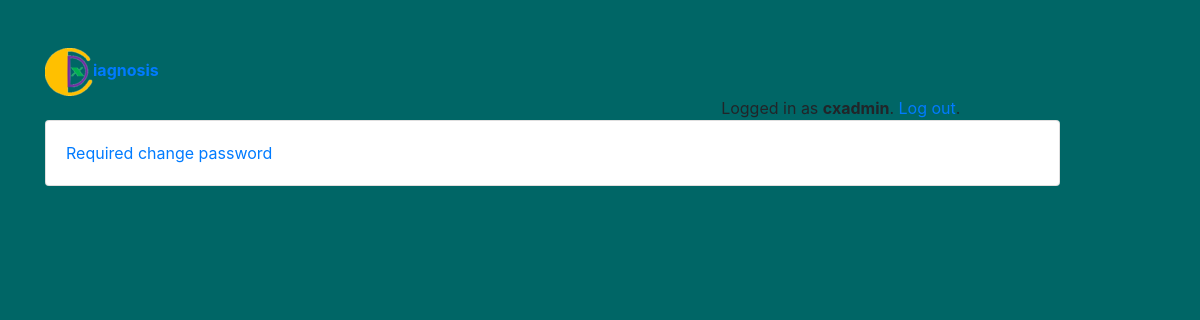
Page /cxsuperuser/capability/new/ (signed in) on the earlier database version.
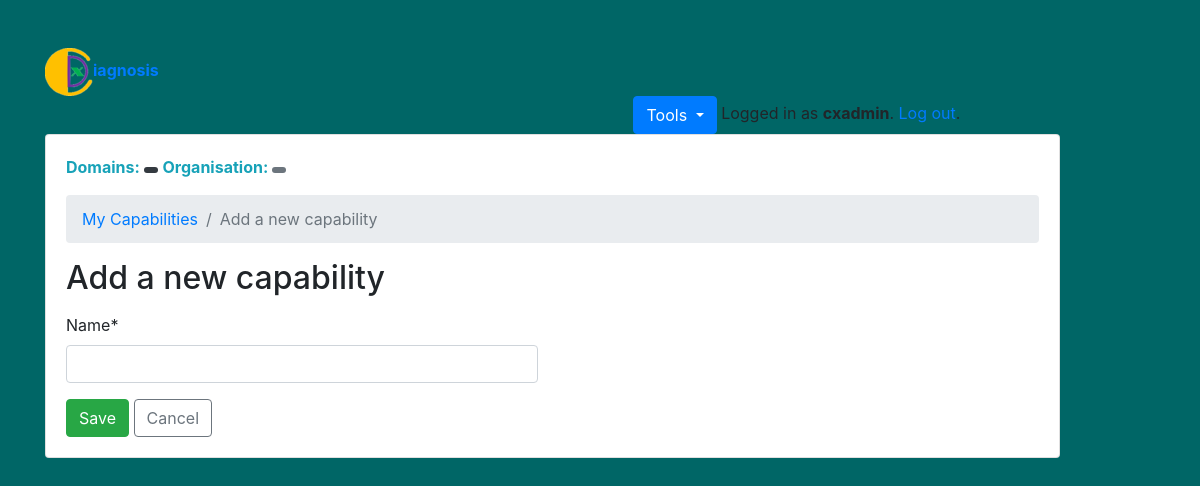
Same page on the later database version.
### cxdiagnosis/views/cxsuperuser.py (the view, shortened to what this page needs)
# urls.py: path('capability/new/', cxsuperuser.CreateCapabilityView.as_view(), name='cx_su_new_capability'),
@method_decorator([login_required, cxsuperuser_required], name='dispatch')
class CreateCapabilityView(CreateView):
    model = Capability
    fields = ('name', )
    template_name = 'cxsuperuser/cx_su_new_capability_form.html'

### cxdiagnosis/templates/cxsuperuser/cx_su_new_capability_form.html (shortened to what this page needs)
{% extends 'base.html' %}
{% load crispy_forms_tags %}
{% block content %}
  {% if user.change_pass %}
    <a href="{% url 'change_password' %}">Required change password</a>
  {% else %}
    {% include 'cxsuperuser/_header.html' with active='new' %}
    <nav aria-label="breadcrumb">
      <ol class="breadcrumb">
        <li class="breadcrumb-item"><a href="{% url 'cxsuperuser:cx_su_update_list_capability' %}">My Capabilities</a></li>
        <li class="breadcrumb-item active" aria-current="page">Add a new capability</li>
      </ol>
    </nav>
    <h2 class="mb-3">Add a new capability</h2>
    <div class="row">
      <div class="col-md-6 col-sm-8 col-12">
        <form method="post" novalidate>
          {{ form|crispy }}
          <button type="submit" class="btn btn-success">Save</button>
          <a class="btn btn-outline-secondary" href="{% url 'cxsuperuser:cx_su_update_list_capability' %}" role="button">Cancel</a>
        </form>
      </div>
    </div>
  {% endif %}
{% endblock %}

### templates/base.html (shortened to what this page needs)
{% load static %}<!DOCTYPE html>
<html lang="en">
  <head>
    <link rel="stylesheet" href="https://maxcdn.bootstrapcdn.com/bootstrap/4.0.0/css/bootstrap.min.css">
    <link rel="stylesheet" type="text/css" href="{% static 'css/cxdiagnosis.css' %}">
    {% if user.is_authenticated %}
      {% if user.is_clientuser %}
        <link rel="stylesheet" type="text/css" href="{% static 'css/clientuser.css' %}">
      {% elif user.is_csguser %}
        <link rel="stylesheet" type="text/css" href="{% static 'css/csguser.css' %}">
      {% elif user.is_cxsuperuser %}
        <link rel="stylesheet" type="text/css" href="{% static 'css/cxsuperuser.css' %}">
      {% endif %}
    {% endif %}
  </head>
  <body>
    <div class="container my-5">
      <div class="row justify-content-center">
        <div class="col-xs-5 col-sm-7 col-md-10 col-lg-12">
          <div class="row">
            <div class="col-xs-4 col-sm-6 col-md-9 col-lg-11">
              <a href="{% url 'home' %}">
                <span><img src="{% static "img/cxicon.ico" %}" alt="Cx Diagnosis"><b>iagnosis</b></span>
              </a>
              {% if user.is_authenticated %}
                <div class="text-right col-xs-4 col-sm-6 col-md-9 col-lg-11">
                {% if not user.change_pass %}
                  {% if not user.is_cxsuperuser %}
                  <div class="btn-group">
                    <button type="button" class="btn btn-primary dropdown-toggle" data-toggle="dropdown">
                      Tools
                    </button>
                    <div class="dropdown-menu">
                      <a class="dropdown-item" href="{% url 'change_password' %}">change password</a>
                    </div>
                  </div>
                {% elif user.is_cxsuperuser %}
                    <div class="btn-group">
                      <button type="button" class="btn btn-primary dropdown-toggle" data-toggle="dropdown">
                        Tools
                      </button>
                    </div>
                  {% endif %}
                {% endif %}
                Logged in as <strong>{{ user.username }}</strong>. <a href="{% url 'logout' %}">Log out</a>.
              </div>
              {% endif %}
              <div class="card mb-3">
                <div class="card-body">
                  {% block content %}
                  {% endblock %}
                </div>
              </div>
            </div>
          </div>
        </div>
      </div>
    </div>
  </body>
</html>

Differences in the rows shown:
changed User "cxadmin": change_pass True → False (drawn)
Other differences:
text no longer shown: "Required change password"
text now shown: "Tools Domains: Organisation: My Capabilities Add a new capability Add a new capability Name * Save Cancel"
